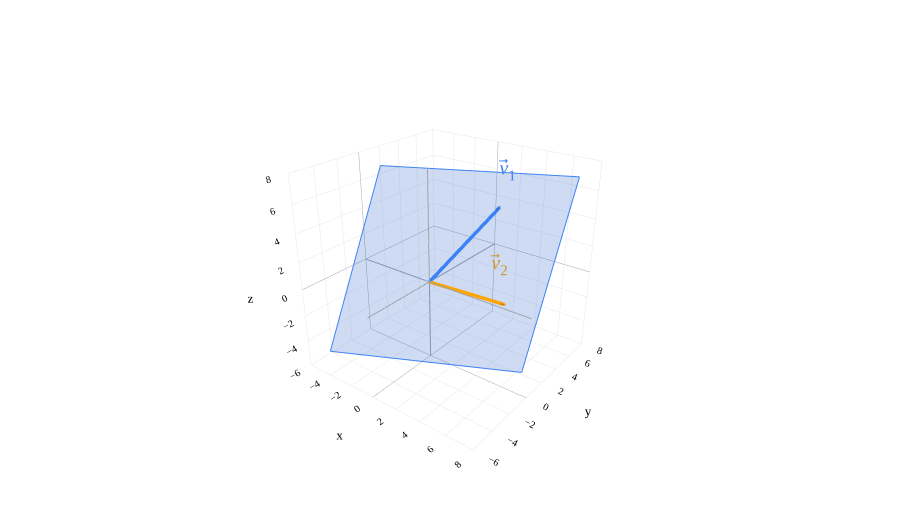

Notebook code cell kept with this figure:
### Markdown cell above
---

## Planes through the origin

### Linear independence



To fill a plane through the origin, we need two directions that cannot be obtained by scaling one another. Let's give this condition a name.

:::{note} Definition: Linear independence of two vectors
Two vectors are **linearly independent** if neither is a scalar multiple of the other. Otherwise, they are **linearly dependent**.
:::

We'll often shorten "linearly independent" to just "independent."

For two nonzero vectors, independence means that they point along different lines. For example, $\begin{bmatrix}1\\0\\0\end{bmatrix}$ and $\begin{bmatrix}0\\1\\0\end{bmatrix}$ are independent and span the $xy$-plane. But $\begin{bmatrix}1\\0\\0\end{bmatrix}$ and $\begin{bmatrix}2\\0\\0\end{bmatrix}$ are dependent and span only the $x$-axis. The second vector adds no new direction.

This definition of linear independence is defined for a pair of vectors. In later chapters, we'll discuss what it means for three or more vectors to be linearly independent.


### Span of two vectors

Back to the main idea: describing a plane in $\mathbb{R}^3$.

For example, let

$$\vec v_1=\begin{bmatrix}3\\4\\5\end{bmatrix},\qquad
\vec v_2=\begin{bmatrix}5\\2\\-1\end{bmatrix}.$$

These vectors are independent: matching the second entry of $\vec v_1$ would require multiplying $\vec v_2$ by $2$, but that would give a first entry of $10$, not $3$. So, there's no number we can multiply $\vec v_2$ by to get $\vec v_1$.

Notice that we're asking for less than we did in [Chapter 2.2](02-02.ipynb). Our vectors don't need to have length one, and they don't need to be perpendicular. We just need two independent directions in the plane.

### Code cell
fig=base3()
plane3(fig,(1,-2,1))
vec3(fig,(3,4,5),'<i>v</i>⃗<sub>1</sub>',BLUE)
vec3(fig,(5,2,-1),'<i>v</i>⃗<sub>2</sub>',ORANGE,offset=(-0.8,0.2,0.4))
fig.show()

### Figure 1 — Plotly figure (JSON) as saved in the notebook; plotly's stock layout.template omitted (floating-point values rounded to 4 significant figures)
{"data": [{"hoverinfo": "skip", "line": {"color": "#9ca3af", "dash": "solid", "width": 2}, "mode": "lines", "showlegend": false, "type": "scatter3d", "x": [-6, 8], "y": [0, 0], "z": [0, 0]}, {"hoverinfo": "skip", "line": {"color": "#9ca3af", "dash": "solid", "width": 2}, "mode": "lines", "showlegend": false, "type": "scatter3d", "x": [0, 0], "y": [-6, 8], "z": [0, 0]}, {"hoverinfo": "skip", "line": {"color": "#9ca3af", "dash": "solid", "width": 2}, "mode": "lines", "showlegend": false, "type": "scatter3d", "x": [0, 0], "y": [0, 0], "z": [-6, 8]}, {"colorscale": [[0, "#3d81f6"], [1, "#3d81f6"]], "hoverinfo": "skip", "opacity": 0.24, "showscale": false, "type": "surface", "x": [[-5, 7], [-5, 7]], "y": [[-5, 1], [1, 7]], "z": [[-5, -5], [7, 7]]}, {"hoverinfo": "skip", "line": {"color": "#3d81f6", "dash": "solid", "width": 2}, "mode": "lines", "showlegend": false, "type": "scatter3d", "x": [-5, 7], "y": [-5, 1], "z": [-5, -5]}, {"hoverinfo": "skip", "line": {"color": "#3d81f6", "dash": "solid", "width": 2}, "mode": "lines", "showlegend": false, "type": "scatter3d", "x": [7, 7], "y": [1, 7], "z": [-5, 7]}, {"hoverinfo": "skip", "line": {"color": "#3d81f6", "dash": "solid", "width": 2}, "mode": "lines", "showlegend": false, "type": "scatter3d", "x": [7, -5], "y": [7, 1], "z": [7, 7]}, {"hoverinfo": "skip", "line": {"color": "#3d81f6", "dash": "solid", "width": 2}, "mode": "lines", "showlegend": false, "type": "scatter3d", "x": [-5, -5], "y": [1, -5], "z": [7, -5]}, {"hoverinfo": "skip", "line": {"color": "#3d81f6", "dash": "solid", "width": 7}, "mode": "lines", "showlegend": false, "type": "scatter3d", "x": [0, 2.936], "y": [0, 3.915], "z": [0, 4.894]}, {"anchor": "tip", "colorscale": [[0, "#3d81f6"], [1, "#3d81f6"]], "hoverinfo": "skip", "showscale": false, "sizemode": "absolute", "sizeref": 0.45, "type": "cone", "u": [0.4243], "v": [0.5657], "w": [0.7071], "x": [3], "y": [4], "z": [5]}, {"hoverinfo": "skip", "mode": "text", "text": ["<i>v</i>⃗<sub>1</sub>"], "textfont": {"color": "#3d81f6", "family": "Palatino", "size": 20}, "type": "scatter3d", "x": [3.25], "y": [4.25], "z": [5.35]}, {"hoverinfo": "skip", "line": {"color": "orange", "dash": "solid", "width": 7}, "mode": "lines", "showlegend": false, "type": "scatter3d", "x": [0, 4.863], "y": [0, 1.945], "z": [0, -0.9726]}, {"anchor": "tip", "colorscale": [[0, "orange"], [1, "orange"]], "hoverinfo": "skip", "showscale": false, "sizemode": "absolute", "sizeref": 0.45, "type": "cone", "u": [0.9129], "v": [0.3651], "w": [-0.1826], "x": [5], "y": [2], "z": [-1]}, {"hoverinfo": "skip", "mode": "text", "text": ["<i>v</i>⃗<sub>2</sub>"], "textfont": {"color": "orange", "family": "Palatino", "size": 20}, "type": "scatter3d", "x": [4.2], "y": [2.2], "z": [-0.6]}], "layout": {"autosize": true, "colorway": ["#3d81f6", "orange", "#d81a60"], "font": {"color": "black", "family": "Palatino", "size": 16}, "height": 520, "margin": {"b": 0, "l": 0, "r": 0, "t": 15}, "paper_bgcolor": "white", "plot_bgcolor": "white", "scene": {"aspectmode": "cube", "bgcolor": "white", "camera": {"eye": {"x": 1.6, "y": -2.1, "z": 1.3}}, "xaxis": {"backgroundcolor": "white", "dtick": 2, "gridcolor": "#e5e7eb", "range": [-6, 8], "showbackground": true, "showspikes": false, "tickfont": {"size": 11}, "title": {"font": {"size": 13}, "text": "x"}, "zerolinecolor": "#9ca3af"}, "yaxis": {"backgroundcolor": "white", "dtick": 2, "gridcolor": "#e5e7eb", "range": [-6, 8], "showbackground": true, "showspikes": false, "tickfont": {"size": 11}, "title": {"font": {"size": 13}, "text": "y"}, "zerolinecolor": "#9ca3af"}, "zaxis": {"backgroundcolor": "white", "dtick": 2, "gridcolor": "#e5e7eb", "range": [-6, 8], "showbackground": true, "showspikes": false, "tickfont": {"size": 11}, "title": {"font": {"size": 13}, "text": "z"}, "zerolinecolor": "#9ca3af"}}, "showlegend": false, "xaxis": {"gridcolor": "#e5e7eb", "zerolinecolor": "#9ca3af"}, "yaxis": {"gridcolor": "#e5e7eb", "zerolinecolor": "#9ca3af"}}}
